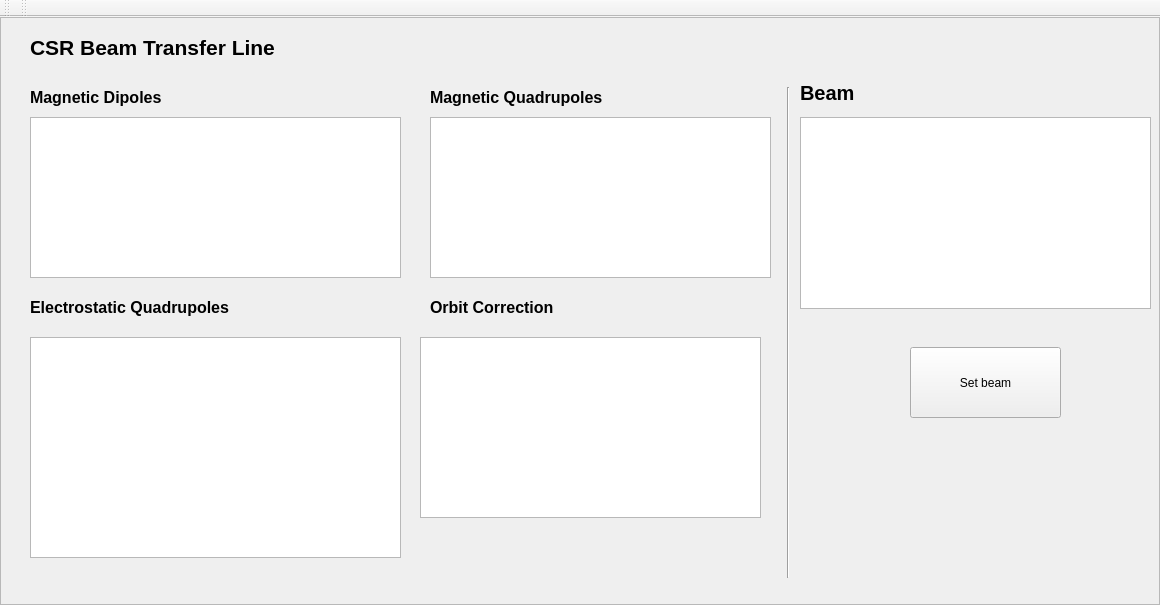
<?xml version="1.0" encoding="UTF-8"?>
<ui version="4.0">
 <class>MainWindow</class>
 <widget class="QMainWindow" name="MainWindow">
  <property name="geometry">
   <rect>
    <x>0</x>
    <y>0</y>
    <width>1160</width>
    <height>605</height>
   </rect>
  </property>
  <property name="windowTitle">
   <string>madgui</string>
  </property>
  <widget class="QWidget" name="centralwidget">
   <layout class="QVBoxLayout">
    <property name="leftMargin">
     <number>0</number>
    </property>
    <property name="topMargin">
     <number>0</number>
    </property>
    <property name="rightMargin">
     <number>0</number>
    </property>
    <property name="bottomMargin">
     <number>0</number>
    </property>
    <item>
     <widget class="QFrame" name="frame">
      <property name="frameShape">
       <enum>QFrame::StyledPanel</enum>
      </property>
      <property name="frameShadow">
       <enum>QFrame::Raised</enum>
      </property>
      <widget class="QTableWidget" name="dipoleTable">
       <property name="geometry">
        <rect>
         <x>30</x>
         <y>100</y>
         <width>371</width>
         <height>161</height>
        </rect>
       </property>
      </widget>
      <widget class="QTableWidget" name="electricQuadsTable">
       <property name="geometry">
        <rect>
         <x>30</x>
         <y>320</y>
         <width>371</width>
         <height>221</height>
        </rect>
       </property>
      </widget>
      <widget class="QTableWidget" name="magneticQuadsTable">
       <property name="geometry">
        <rect>
         <x>430</x>
         <y>100</y>
         <width>341</width>
         <height>161</height>
        </rect>
       </property>
      </widget>
      <widget class="QTableWidget" name="correctorsTable">
       <property name="geometry">
        <rect>
         <x>420</x>
         <y>320</y>
         <width>341</width>
         <height>181</height>
        </rect>
       </property>
      </widget>
      <widget class="QLabel" name="DipoleTableLabel">
       <property name="geometry">
        <rect>
         <x>30</x>
         <y>60</y>
         <width>181</width>
         <height>41</height>
        </rect>
       </property>
       <property name="font">
        <font>
         <pointsize>12</pointsize>
         <weight>75</weight>
         <bold>true</bold>
        </font>
       </property>
       <property name="text">
        <string>Magnetic Dipoles</string>
       </property>
      </widget>
      <widget class="QLabel" name="magneticQuadsLabel">
       <property name="geometry">
        <rect>
         <x>430</x>
         <y>70</y>
         <width>231</width>
         <height>21</height>
        </rect>
       </property>
       <property name="font">
        <font>
         <pointsize>12</pointsize>
         <weight>75</weight>
         <bold>true</bold>
        </font>
       </property>
       <property name="text">
        <string>Magnetic Quadrupoles</string>
       </property>
      </widget>
      <widget class="QLabel" name="electroQuadsLabel">
       <property name="geometry">
        <rect>
         <x>30</x>
         <y>280</y>
         <width>261</width>
         <height>21</height>
        </rect>
       </property>
       <property name="font">
        <font>
         <pointsize>12</pointsize>
         <weight>75</weight>
         <bold>true</bold>
        </font>
       </property>
       <property name="text">
        <string>Electrostatic Quadrupoles</string>
       </property>
      </widget>
      <widget class="QLabel" name="WindowTitle">
       <property name="geometry">
        <rect>
         <x>30</x>
         <y>10</y>
         <width>311</width>
         <height>41</height>
        </rect>
       </property>
       <property name="font">
        <font>
         <pointsize>16</pointsize>
         <weight>75</weight>
         <bold>true</bold>
        </font>
       </property>
       <property name="text">
        <string>CSR Beam Transfer Line</string>
       </property>
      </widget>
      <widget class="QLabel" name="CorrectorTableLabel">
       <property name="geometry">
        <rect>
         <x>430</x>
         <y>280</y>
         <width>161</width>
         <height>21</height>
        </rect>
       </property>
       <property name="font">
        <font>
         <pointsize>12</pointsize>
         <weight>75</weight>
         <bold>true</bold>
        </font>
       </property>
       <property name="text">
        <string>Orbit Correction</string>
       </property>
      </widget>
      <widget class="Line" name="line">
       <property name="geometry">
        <rect>
         <x>780</x>
         <y>70</y>
         <width>16</width>
         <height>491</height>
        </rect>
       </property>
       <property name="orientation">
        <enum>Qt::Vertical</enum>
       </property>
      </widget>
      <widget class="QTableWidget" name="beamTable">
       <property name="geometry">
        <rect>
         <x>800</x>
         <y>100</y>
         <width>351</width>
         <height>192</height>
        </rect>
       </property>
       <property name="rowCount">
        <number>0</number>
       </property>
       <property name="columnCount">
        <number>0</number>
       </property>
      </widget>
      <widget class="QLabel" name="beamTableLabel">
       <property name="geometry">
        <rect>
         <x>800</x>
         <y>60</y>
         <width>181</width>
         <height>31</height>
        </rect>
       </property>
       <property name="font">
        <font>
         <pointsize>15</pointsize>
         <weight>75</weight>
         <bold>true</bold>
        </font>
       </property>
       <property name="text">
        <string>Beam</string>
       </property>
      </widget>
      <widget class="QPushButton" name="beamButton">
       <property name="geometry">
        <rect>
         <x>910</x>
         <y>330</y>
         <width>151</width>
         <height>71</height>
        </rect>
       </property>
       <property name="text">
        <string>Set beam</string>
       </property>
      </widget>
     </widget>
    </item>
   </layout>
  </widget>
  <widget class="QToolBar" name="toolbar">
   <property name="windowTitle">
    <string>toolBar</string>
   </property>
   <attribute name="toolBarArea">
    <enum>TopToolBarArea</enum>
   </attribute>
   <attribute name="toolBarBreak">
    <bool>false</bool>
   </attribute>
  </widget>
  <widget class="QToolBar" name="toolBar">
   <property name="windowTitle">
    <string>toolBar</string>
   </property>
   <attribute name="toolBarArea">
    <enum>TopToolBarArea</enum>
   </attribute>
   <attribute name="toolBarBreak">
    <bool>false</bool>
   </attribute>
  </widget>
 </widget>
 <resources/>
 <connections/>
</ui>
